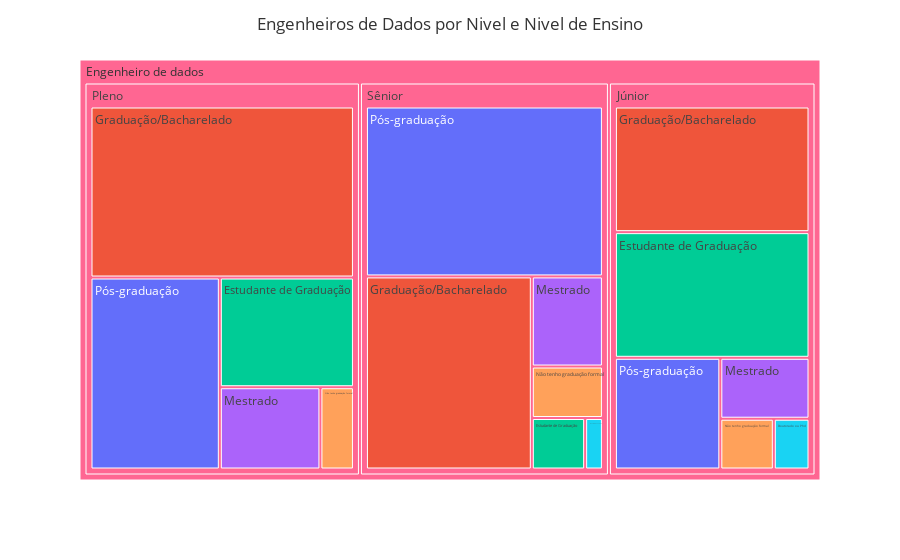

Notebook code for this chart:
### Code cell
# Plota um mapa de árvore de nível de ensino por nivel de carreira para engenheiros de dados
df_niveis_eng = contar_agrupamento(df_engenheiro_dados, colunas_agrupamento=['Nivel', 'Nivel de Ensino'], coluna_contagem='id')
hierarquia=['Nivel', 'Nivel de Ensino']
df_niveis_eng = df_niveis_eng.sort_values(by=hierarquia, ascending=False)
plotar_treemap_niveis(df_niveis_eng, hierarquia, titulo='Engenheiros de Dados por Nivel e Nivel de Ensino', raiz='Engenheiro de dados')

### Figure 1 — Plotly figure (JSON) as saved in the notebook; plotly's stock layout.template omitted (floating-point values rounded to 4 significant figures)
{"data": [{"branchvalues": "total", "customdata": [["15.94%", "Pós-graduação"], ["9.78%", "Graduação/Bacharelado"], ["1.09%", "Estudante de Graduação"], ["2.54%", "Mestrado"], ["9.78%", "Pós-graduação"], ["4.71%", "Pós-graduação"], ["5.8%", "Estudante de Graduação"], ["3.26%", "Mestrado"], ["1.45%", "Não tenho graduação formal"], ["2.17%", "Mestrado"], ["9.78%", "Estudante de Graduação"], ["1.09%", "Não tenho graduação formal"], ["0.36%", "Doutorado ou Phd"], ["12.68%", "Graduação/Bacharelado"], ["17.75%", "Graduação/Bacharelado"], ["1.09%", "Não tenho graduação formal"], ["0.72%", "Doutorado ou Phd"], ["(?)", "(?)"], ["(?)", "(?)"], ["(?)", "(?)"], ["(?)", "(?)"]], "domain": {"x": [0, 1], "y": [0, 1]}, "hovertemplate": "labels=%{label}<br>Quantidade=%{value}<br>parent=%{parent}<br>id=%{id}<br>Porcentagem=%{customdata[0]}<br>Nivel de Ensino=%{customdata[1]}<extra></extra>", "ids": ["Engenheiro de dados/Sênior/Pós-graduação", "Engenheiro de dados/Júnior/Graduação/Bacharelado", "Engenheiro de dados/Sênior/Estudante de Graduação", "Engenheiro de dados/Sênior/Mestrado", "Engenheiro de dados/Pleno/Pós-graduação", "Engenheiro de dados/Júnior/Pós-graduação", "Engenheiro de dados/Pleno/Estudante de Graduação", "Engenheiro de dados/Pleno/Mestrado", "Engenheiro de dados/Sênior/Não tenho graduação formal", "Engenheiro de dados/Júnior/Mestrado", "Engenheiro de dados/Júnior/Estudante de Graduação", "Engenheiro de dados/Pleno/Não tenho graduação formal", "Engenheiro de dados/Sênior/Doutorado ou Phd", "Engenheiro de dados/Sênior/Graduação/Bacharelado", "Engenheiro de dados/Pleno/Graduação/Bacharelado", "Engenheiro de dados/Júnior/Não tenho graduação formal", "Engenheiro de dados/Júnior/Doutorado ou Phd", "Engenheiro de dados/Júnior", "Engenheiro de dados/Pleno", "Engenheiro de dados/Sênior", "Engenheiro de dados"], "labels": ["Pós-graduação", "Graduação/Bacharelado", "Estudante de Graduação", "Mestrado", "Pós-graduação", "Pós-graduação", "Estudante de Graduação", "Mestrado", "Não tenho graduação formal", "Mestrado", "Estudante de Graduação", "Não tenho graduação formal", "Doutorado ou Phd", "Graduação/Bacharelado", "Graduação/Bacharelado", "Não tenho graduação formal", "Doutorado ou Phd", "Júnior", "Pleno", "Sênior", "Engenheiro de dados"], "marker": {"colors": ["#636efa", "#EF553B", "#00cc96", "#ab63fa", "#636efa", "#636efa", "#00cc96", "#ab63fa", "#FFA15A", "#ab63fa", "#00cc96", "#FFA15A", "#19d3f3", "#EF553B", "#EF553B", "#FFA15A", "#19d3f3", "#FF6692", "#FF6692", "#FF6692", "#FF6692"]}, "name": "", "parents": ["Engenheiro de dados/Sênior", "Engenheiro de dados/Júnior", "Engenheiro de dados/Sênior", "Engenheiro de dados/Sênior", "Engenheiro de dados/Pleno", "Engenheiro de dados/Júnior", "Engenheiro de dados/Pleno", "Engenheiro de dados/Pleno", "Engenheiro de dados/Sênior", "Engenheiro de dados/Júnior", "Engenheiro de dados/Júnior", "Engenheiro de dados/Pleno", "Engenheiro de dados/Sênior", "Engenheiro de dados/Sênior", "Engenheiro de dados/Pleno", "Engenheiro de dados/Júnior", "Engenheiro de dados/Júnior", "Engenheiro de dados", "Engenheiro de dados", "Engenheiro de dados", ""], "type": "treemap", "values": [44, 27, 3, 7, 27, 13, 16, 9, 4, 6, 27, 3, 1, 35, 49, 3, 2, 78, 104, 94, 276]}], "layout": {"legend": {"tracegroupgap": 0}, "margin": {"t": 60}, "title": {"text": "Engenheiros de Dados por Nivel e Nivel de Ensino", "x": 0.5}}}
